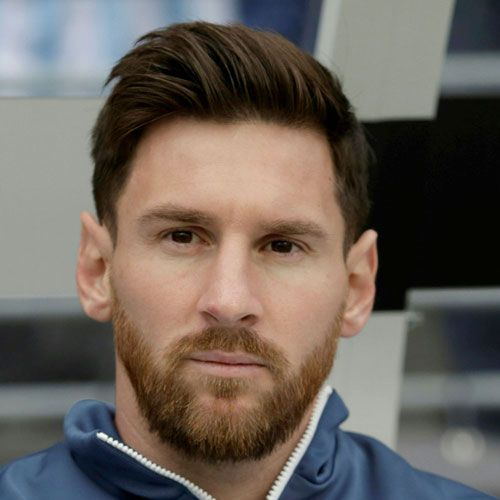
#> input picture ex2/data/messi.jpg, 500 x 500 px
$ python ex_2_2.py
#> lines starting #> are read from the running program, lines starting #| are printed output that depends on the picture; after the words box and inside, x2 and y2 are one past the last pixel; in counts of white or black regions, pixels touching at a corner belong together
import cv2 as cv
import numpy as np
import time
import random
import sys
from numpy.random import randint

def display_image(window_name, img):
    """
    Displays image with given window name.
    :param window_name: name of the window
    :param img: image object to display
    """
    cv.imshow(window_name, img)
    cv.waitKey(0)
    cv.destroyAllWindows()

def filterSpatial(img):
    # Define the 7x7 Sobel filter
    sobelFilter = np.array([
        [-1, -4, -5,  0,  5,  4,  1],
        [-6, -24, -30, 0, 30, 24,  6],
        [-15, -60, -75, 0, 75, 60, 15],
        [-20, -80, -100, 0, 100, 80, 20],
        [-15, -60, -75, 0, 75, 60, 15],
        [-6, -24, -30, 0, 30, 24,  6],
        [-1, -4, -5,  0,  5,  4,  1]])


    img_x, img_y = img.shape[:2]
    pad_size = sobelFilter.shape[0] // 2
    img_padded = np.pad(img, ((pad_size, pad_size), (pad_size, pad_size)), mode='constant')

    img_filtered = np.zeros_like(img)


    for i in range(img_x):
        for j in range(img_y):

            wantedRegion = img_padded[i:i + 7, j:j + 7]

            img_filtered[i, j] = np.sum(wantedRegion * sobelFilter)

    # Normalize to 0-255 range
    img_filtered = np.clip(img_filtered, 0, 255)
    img_filtered = img_filtered.astype(np.uint8)

    return img_filtered


def filterSpatial2(img, sobel):

    sizeOfMatrix = 7  # 7x7 filter
    bound = (sizeOfMatrix - 1) // 2

    # Convert the image to float32 to prevent overflow issues
    img = img.astype(np.float32)

    xAxis, yAxis = img.shape[:2]
    img_final = np.zeros((xAxis - sizeOfMatrix + 1, yAxis - sizeOfMatrix + 1), dtype=np.float32)

    for i in range(bound, xAxis - bound - 1):
        for j in range(bound, yAxis - bound - 1):
            result = 0
            for ki in range(sizeOfMatrix):
                for kj in range(sizeOfMatrix):
                    result += sobel[ki][kj] * img[i + ki - bound][j + kj - bound]
            img_final[i - bound, j - bound] = result

    # Normalize the result to 0-255 and convert back to uint8
    img_final = np.clip(img_final, 0, 255)
    img_final = img_final.astype(np.uint8)

    return img_final


def frequencyFilter(img, sobel):
    imgFft = np.fft.fft2(img)

    sobelPadded = np.zeros_like(img)
    filterShape = sobel.shape
    sobelPadded[:filterShape[0], :filterShape[1]] = sobel

    sobelFft = np.fft.fft2(sobelPadded)

    result = sobelFft * imgFft

    imgFiltered = np.fft.ifft2(result)

    resultFiltered = np.real(imgFiltered) #to prevent imaginary parts

    return resultFiltered


def main():
    img = cv.imread("data/messi.jpg")
#> img is the input picture: shape (500, 500, 3); mean B, G, R 91.2, 98.4, 106.9
    display_image("img",img)

    img_gray = cv.cvtColor(img, cv.COLOR_BGR2GRAY).astype(np.float32)
    display_image("gray" , img_gray)
#> call 2 of display_image, with window_name = 'gray'
#> in display_image (call 2), `cv.imshow(window_name, img)`:
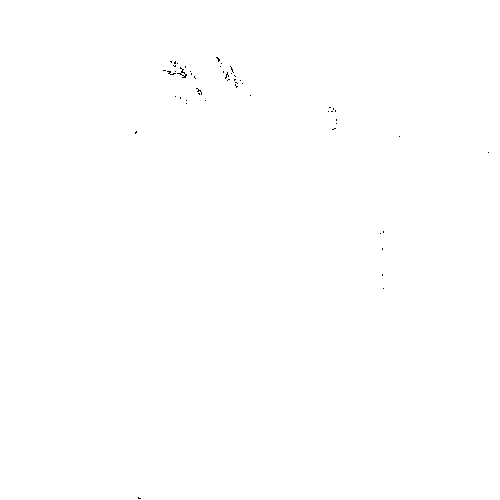
#> window 'gray': shape (500, 500); 99.9% white; black in thin lines or dots, all inside (x1, y1, x2, y2) = (135, 57, 489, 499)

    imgFiltered = filterSpatial(img_gray)
#> in filterSpatial, `img_padded = np.pad(img, ((pad_size, pad_size), (pad_size, pad_size)),..`:
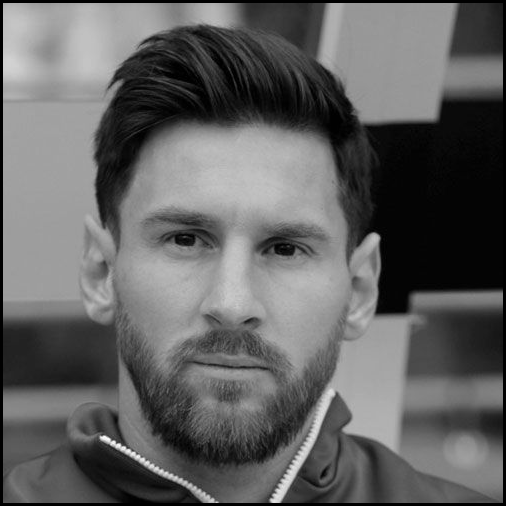
#> img_padded: shape (506, 506) float32; min 0, max 253, mean 97.7
#> after the loop in filterSpatial, `for i in range(img_x):`:
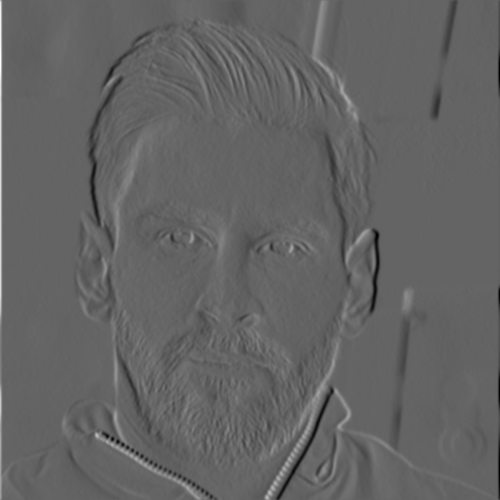
#> img_filtered: shape (500, 500) float32; min -86497, max 133184, mean -173.1; drawn with min black and max white
#> in filterSpatial, `img_filtered = np.clip(img_filtered, 0, 255)`:
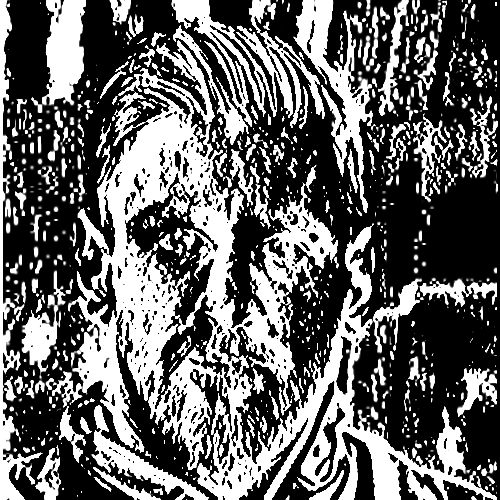
#> img_filtered: shape (500, 500) float32; min 0, max 255, mean 100.2
    display_image("Filtered" , imgFiltered)

    sobel7x7 = np.array([[-3, -2, -1, 0, 1, 2, 3],
                         [-3, -2, -1, 0, 1, 2, 3],
                         [-3, -2, -1, 0, 1, 2, 3],
                         [-3, -2, -1, 0, 1, 2, 3],
                         [-3, -2, -1, 0, 1, 2, 3],
                         [-3, -2, -1, 0, 1, 2, 3],
                         [-3, -2, -1, 0, 1, 2, 3]])

    sobel_x = np.array([
    [-1, 0, 1],
    [-2, 0, 2],
    [-1, 0, 1]
])

    spatialFiltered = cv.filter2D(img_gray, -1 , sobel7x7)
    display_image("Spatial Filtered" , spatialFiltered)
#> call 4 of display_image, with window_name = 'Spatial Filtered'
#> in display_image (call 4), `cv.imshow(window_name, img)`:
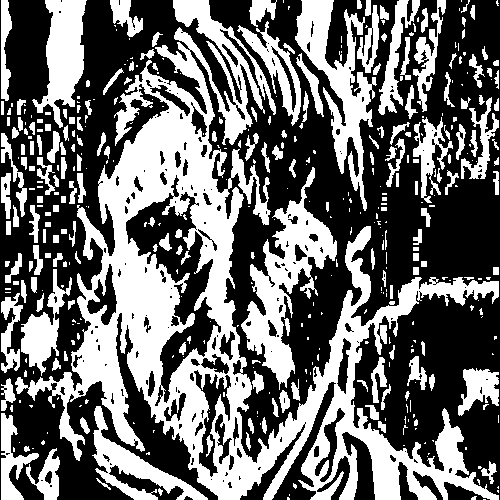
#> window 'Spatial Filtered': shape (500, 500); 42.3% white; 424 white regions (232 under 20 px), largest, box (x1, y1, x2, y2) and area: (15, 0, 499, 500) 57667, (241, 167, 337, 390) 6773, (295, 0, 377, 211) 5538

    imgFreqFiltered = frequencyFilter(img_gray, sobel7x7)
#> in frequencyFilter, `resultFiltered = np.real(imgFiltered)`:
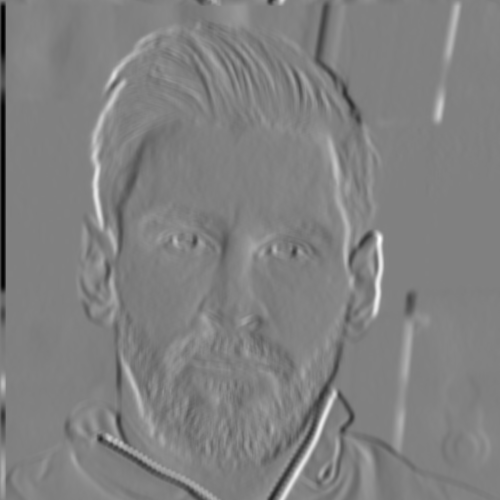
#> resultFiltered: shape (500, 500) float64; min -6677, max 6550, mean 0; drawn with min black and max white
    display_image("Freq Filtered" , imgFreqFiltered)
#> in display_image (call 5), `cv.imshow(window_name, img)`:
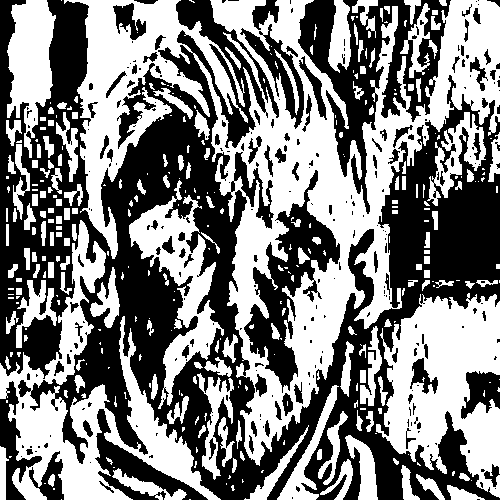
#> window 'Freq Filtered': shape (500, 500); min 0, max 255, mean 127.5

if __name__ == "__main__":
    main()
